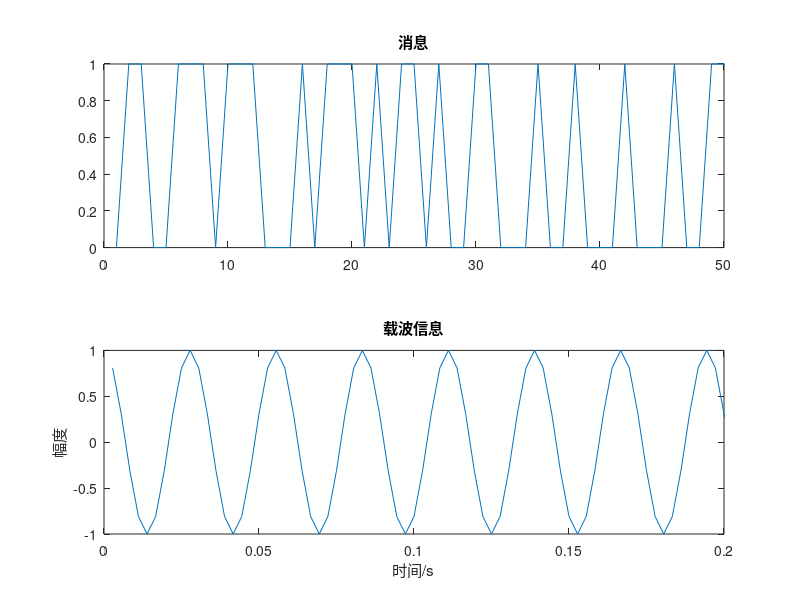
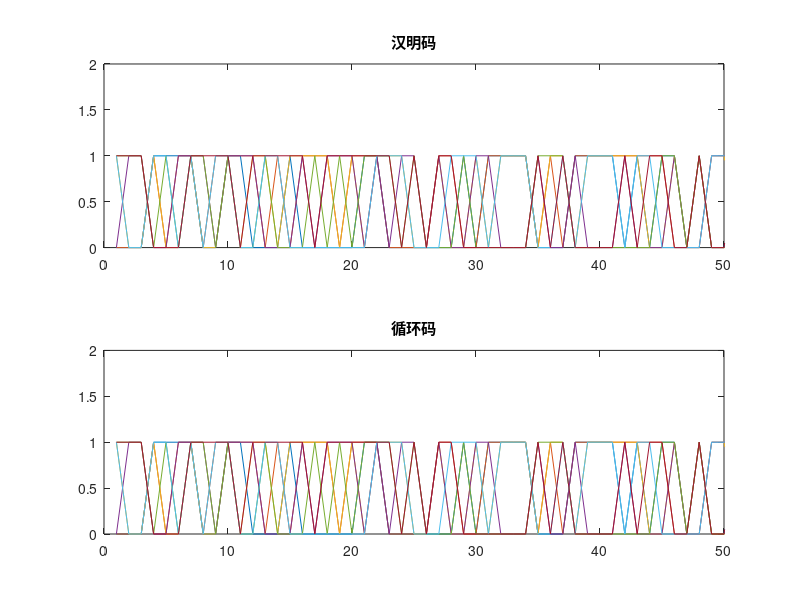

The MATLAB source for these figures, in order: (Note: this script raises an error after producing the figures.)
clear;close all; clc
t=1/360:1/360:20;                       %载波持续时间设置
Fc=36;                                  %载波信号频率
Fd=20;                                  %码速率
Fs=360;                                 %抽样频率
carry=cos(2*pi*Fc*t);                   %载波表达式
x1=ceil(rand(1,1000)-0.5);              %生成二进制消息
a=num2str(x1);                          %矩阵变成字符
b=strrep(a, ' ', '');                   %去掉字符中的空格
figure(1);
subplot(2,1,1);
plot(x1);
title('消息');
axis([0 50 0 1]);
subplot(2,1,2);
plot(t,carry);
title('载波信息');xlabel('时间/s');ylabel('幅度');
axis([0 0.2 -1 1]);

%-------------------信道编码部分---------------%

%---------------------汉明码-------------------%
n=7;                                    %Hamming码组长度n=2^m-1,4  (7,4)汉明码
m=3;                                    %监督位长度
[H,G]=hammgen(m);                       %产生(n,n-m)Hamming码的生成矩阵和校验矩阵
x=reshape(x1,[],4);                     %调整矩阵行列
y1=mod(x*G,2);                          %产生编码数据
%---------------------循环码-------------------%
n1=7;k=4;                               %(3,2)循环码
pol=cyclpoly(n1,k);                     %循环码的生成多项式
[h,g]=cyclgen(n1,pol);                  %生成循环码
y2 = mod(x*g,2);                        %产生编码数据
%---------------------画出编码之后的图形--------%
figure(2);
subplot(2,1,1);
plot(y1);
title('汉明码');
axis([0 50 0 2]);
subplot(2,1,2);
plot(y2);
title('循环码');
axis([0 50 0 2]);

%-----------------数字调制部分-----------------%

%                   2ASK调制                   %
code1=dmod(y1,Fc,Fd,Fs,'ask',2);         %汉明码 2ASK调制
code3=dmod(y2,Fc,Fd,Fs,'ask',2);         %循环码 2ASK调制
for i=1:20                               %手动调节 2ASK部分 调节信号为 汉明码2ASK信号
    if y1(i)==0
        code11(30*(i-1)+1:30*i)=0;
    else
        code11(30*(i-1)+1:30*i)=code1(30*(i-1)+1:30*i);
    end
end
for i=1:20                               %手动调节 2ASK部分 调节信号为 循环码2ASK信号
    if y2(i)==0
        code33(30*(i-1)+1:30*i)=0;
    else
        code33(30*(i-1)+1:30*i)=code3(30*(i-1)+1:30*i);
    end
end
figure(3);
subplot(2,1,1);
plot(code11);
title('汉明码 2ASK调制');
subplot(2,1,2);
plot(code33);
title('循环码 2ASK调制');
%                  2FSK调制                    %
code2=dmod(y2,Fc,Fd,Fs,'fsk',2);         %循环码 2FSK调制
code4=dmod(y1,Fc,Fd,Fs,'fsk',2);         %汉明码 2FSK调制
figure(4);
subplot(2,1,1);
plot(code4);
title('汉明码 2FSK调制');
axis([0 50 -2 2]);
subplot(2,1,2);
plot(code2);
title('循环码 2FSK调制');
axis([0 50 -2 2]);

%---------------------信道部分-----------------%
%               采用信噪比为20db的信道          %

s1=awgn(code1,20,'measured');            %汉明编码后经过2ASK调制信号通过20信噪比信道
s2=awgn(code2,20,'measured');            %循环编码后经过2FSK调制信号通过20信噪比信道
s3=awgn(code3,20,'measured');            %循环编码后经过2ASK调制信号通过20信噪比信道
s4=awgn(code4,20,'measured');            %汉明编码后经过2FSK调制信号通过20信噪比信道
figure(6)
subplot(4,1,1);
plot(s1);
title('汉明码2ASK信号 通过20db信道');
axis([0 50 -2 2]);
subplot(4,1,2);
plot(s2)
title('循环码 2FSK信号通过20db信道');
axis([0 50 -2 2]);
subplot(4,1,3);
plot(s3)
title('循环码 2ASK信号通过20db信道');
axis([0 50 -2 2]);
subplot(4,1,4);
plot(s4)
title('汉明码 2FSK信号通过20db信道');
axis([0 50 -2 2]);

%----------------数字解调部分-------------------%
znt1=ddemod(s1,Fc,Fd,Fs,'ask',2);        %对汉明编码后经过2ASK调制信号通过20信噪比信道 进行解调
znt2=ddemod(s2,Fc,Fd,Fs,'fsk',2);        %对循环编码后经过2fSK调制信号通过20信噪比信道 进行解调
znt3=ddemod(s3,Fc,Fd,Fs,'ask',2);        %对循环编码后经过2ASK调制信号通过20信噪比信道 进行解调
znt4=ddemod(s4,Fc,Fd,Fs,'fsk',2);        %对汉明编码后经过2fSK调制信号通过20信噪比信道 进行解调
figure(7)
subplot(4,1,1);
plot(znt1);
title('汉明码2ASK信号解调');
axis([0 50 0 1]);
subplot(4,1,2);
plot(znt2);
title('循环码2FSK信号解调');
axis([0 50 0 1]);
subplot(4,1,3);
plot(znt3);
title('循环码2ASK信号解调');
axis([0 50 0 1]);
subplot(4,1,4);
plot(znt4);
title('汉明码2FSK信号解调');
axis([0 50 0 1]);

%-------------------译码部分--------------------%
newmsg1 = decode(znt1,n,k);              % 对解调后的2ask信号进行汉明译码.
newmsg2 = decode(znt2,n1,k,'cyclic');    % 对解调后的2fsk信号进行循环译码.
newmsg3 = decode(znt3,n1,k,'cyclic');    % 对解调后的2ask信号进行循环译码.
newmsg4 = decode(znt4,n,k);              % 对解调后的2fsk信号进行汉明译码.
figure(8)
subplot(4,1,1);
plot(newmsg1);
title('汉明码2ASK解调译码信号');
axis([0 50 0 1]);
subplot(4,1,2);
plot(newmsg2);
title('循环码2FSK解调译码信号');
axis([0 50 0 1]);
subplot(4,1,3);
plot(newmsg3);
title('循环码2ASK解调译码信号');
axis([0 50 0 1]);
subplot(4,1,4);
plot(newmsg4);
title('汉明码2FSK解调译码信号');
axis([0 50 0 1]);

%----------------误码率分析部分-----------------%
SNR=-10:10;
for i=1:length(SNR); 
    Ynt1=awgn(code1,SNR(i));            %加入高斯小噪声，信噪比从-10dB到10dB
    Ynt2=awgn(code2,SNR(i));
    Ynt3=awgn(code3,SNR(i));
    Ynt4=awgn(code4,SNR(i));
Z1=ddemod(Ynt1,Fc,Fd,Fs,'ask',2);       %调用数字带通解调函数ddemod对加噪声信号进行解调
[br, pe1(i)]=symerr(y1,Z1);             %对解调后加大噪声信号误码分析（汉明码编码，2ask误码率分析），br为符号误差数，pe(i)为符号误差率
Z2=ddemod( Ynt2,Fc,Fd,Fs,'fsk',2);
[br, pe2(i)]=symerr(y2,Z2);             %对解调后大噪声信号误码分析（循环码编码，2fsk误码率分析）
Z3=ddemod(Ynt3,Fc,Fd,Fs,'ask',2);       %对解调后大噪声信号误码分析（循环码编码，2ask误码率分析）
[br, pe3(i)]=symerr(y2,Z3); 
Z4=ddemod(Ynt4,Fc,Fd,Fs,'fsk',2);       %对解调后大噪声信号误码分析（汉明码编码，2fsk误码率分析）
[br, pe4(i)]=symerr(y1,Z4); 
end
%---------画出不同方式下信噪比与误码率关系------%
figure(5);
semilogy(SNR,pe1,'r--*');               % 调用semilogy函数绘制”汉明码编码2ask“信噪比与误码率的关系曲线
hold on
semilogy(SNR,pe2,'--');                 % 调用semilogy函数绘制“循环码编码2fsk”信噪比与误码率的关系曲线
semilogy(SNR,pe3,'c--+');               % 调用semilogy函数绘制”循环码编码2ask“信噪比与误码率的关系曲线
semilogy(SNR,pe4,'k--o');               % 调用semilogy函数绘制“汉明码编码2fsk”信噪比与误码率的关系曲线
hold off
legend('汉明码2ASK','循环码2FSK','循环码2ASK','汉明码2FSK');
xlabel('信噪比 SNR(r/dB)');
ylabel('误码率 pe');
title('信噪比与误码率的关系');
axis([-10 10 0 0.5])   
grid on